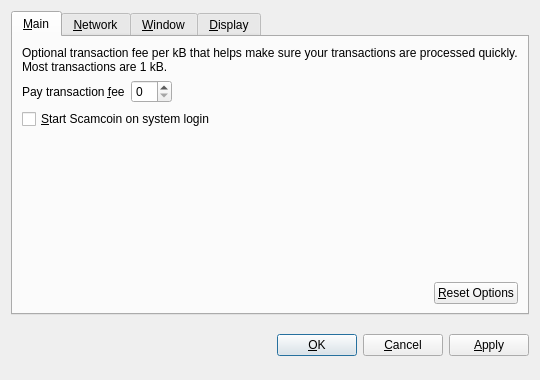
<?xml version="1.0" encoding="UTF-8"?>
<ui version="4.0">
 <class>OptionsDialog</class>
 <widget class="QDialog" name="OptionsDialog">
  <property name="geometry">
   <rect>
    <x>0</x>
    <y>0</y>
    <width>540</width>
    <height>380</height>
   </rect>
  </property>
  <property name="windowTitle">
   <string>Options</string>
  </property>
  <property name="modal">
   <bool>true</bool>
  </property>
  <layout class="QVBoxLayout" name="verticalLayout">
   <item>
    <widget class="QTabWidget" name="tabWidget">
     <property name="tabPosition">
      <enum>QTabWidget::North</enum>
     </property>
     <property name="currentIndex">
      <number>0</number>
     </property>
     <widget class="QWidget" name="tabMain">
      <attribute name="title">
       <string>&amp;Main</string>
      </attribute>
      <layout class="QVBoxLayout" name="verticalLayout_Main">
       <item>
        <widget class="QLabel" name="transactionFeeInfoLabel">
         <property name="text">
          <string>Optional transaction fee per kB that helps make sure your transactions are processed quickly. Most transactions are 1 kB.</string>
         </property>
         <property name="textFormat">
          <enum>Qt::PlainText</enum>
         </property>
         <property name="wordWrap">
          <bool>true</bool>
         </property>
        </widget>
       </item>
       <item>
        <layout class="QHBoxLayout" name="horizontalLayout_1_Main">
         <item>
          <widget class="QLabel" name="transactionFeeLabel">
           <property name="text">
            <string>Pay transaction &amp;fee</string>
           </property>
           <property name="textFormat">
            <enum>Qt::PlainText</enum>
           </property>
           <property name="buddy">
            <cstring>transactionFee</cstring>
           </property>
          </widget>
         </item>
         <item>
          <widget class="BitcoinAmountField" name="transactionFee"/>
         </item>
         <item>
          <spacer name="horizontalSpacer_1_Main">
           <property name="orientation">
            <enum>Qt::Horizontal</enum>
           </property>
           <property name="sizeHint" stdset="0">
            <size>
             <width>40</width>
             <height>20</height>
            </size>
           </property>
          </spacer>
         </item>
        </layout>
       </item>
       <item>
        <widget class="QCheckBox" name="bitcoinAtStartup">
         <property name="toolTip">
          <string>Automatically start Scamcoin after logging in to the system.</string>
         </property>
         <property name="text">
          <string>&amp;Start Scamcoin on system login</string>
         </property>
        </widget>
       </item>
       <item>
        <spacer name="verticalSpacer_Main">
         <property name="orientation">
          <enum>Qt::Vertical</enum>
         </property>
         <property name="sizeHint" stdset="0">
          <size>
           <width>20</width>
           <height>40</height>
          </size>
         </property>
        </spacer>
       </item>
       <item>
        <layout class="QHBoxLayout" name="horizontalLayout_2_Main">
         <item>
          <spacer name="horizontalSpacer_2_Main">
           <property name="orientation">
            <enum>Qt::Horizontal</enum>
           </property>
           <property name="sizeHint" stdset="0">
            <size>
             <width>40</width>
             <height>20</height>
            </size>
           </property>
          </spacer>
         </item>
         <item>
          <widget class="QPushButton" name="resetButton">
           <property name="toolTip">
            <string>Reset all client options to default.</string>
           </property>
           <property name="text">
            <string>&amp;Reset Options</string>
           </property>
           <property name="autoDefault">
            <bool>false</bool>
           </property>
          </widget>
         </item>
        </layout>
       </item>
      </layout>
     </widget>
     <widget class="QWidget" name="tabNetwork">
      <attribute name="title">
       <string>&amp;Network</string>
      </attribute>
      <layout class="QVBoxLayout" name="verticalLayout_Network">
       <item>
        <widget class="QCheckBox" name="mapPortUpnp">
         <property name="toolTip">
          <string>Automatically open the Scamcoin client port on the router. This only works when your router supports UPnP and it is enabled.</string>
         </property>
         <property name="text">
          <string>Map port using &amp;UPnP</string>
         </property>
        </widget>
       </item>
       <item>
        <widget class="QCheckBox" name="connectSocks">
         <property name="toolTip">
          <string>Connect to the Scamcoin network through a SOCKS proxy (e.g. when connecting through Tor).</string>
         </property>
         <property name="text">
          <string>&amp;Connect through SOCKS proxy:</string>
         </property>
        </widget>
       </item>
       <item>
        <layout class="QHBoxLayout" name="horizontalLayout_Network">
         <item>
          <widget class="QLabel" name="proxyIpLabel">
           <property name="text">
            <string>Proxy &amp;IP:</string>
           </property>
           <property name="textFormat">
            <enum>Qt::PlainText</enum>
           </property>
           <property name="buddy">
            <cstring>proxyIp</cstring>
           </property>
          </widget>
         </item>
         <item>
          <widget class="QValidatedLineEdit" name="proxyIp">
           <property name="maximumSize">
            <size>
             <width>140</width>
             <height>16777215</height>
            </size>
           </property>
           <property name="toolTip">
            <string>IP address of the proxy (e.g. 127.0.0.1)</string>
           </property>
          </widget>
         </item>
         <item>
          <widget class="QLabel" name="proxyPortLabel">
           <property name="text">
            <string>&amp;Port:</string>
           </property>
           <property name="textFormat">
            <enum>Qt::PlainText</enum>
           </property>
           <property name="buddy">
            <cstring>proxyPort</cstring>
           </property>
          </widget>
         </item>
         <item>
          <widget class="QLineEdit" name="proxyPort">
           <property name="maximumSize">
            <size>
             <width>55</width>
             <height>16777215</height>
            </size>
           </property>
           <property name="toolTip">
            <string>Port of the proxy (e.g. 9050)</string>
           </property>
          </widget>
         </item>
         <item>
          <widget class="QLabel" name="socksVersionLabel">
           <property name="text">
            <string>SOCKS &amp;Version:</string>
           </property>
           <property name="textFormat">
            <enum>Qt::PlainText</enum>
           </property>
           <property name="buddy">
            <cstring>socksVersion</cstring>
           </property>
          </widget>
         </item>
         <item>
          <widget class="QValueComboBox" name="socksVersion">
           <property name="toolTip">
            <string>SOCKS version of the proxy (e.g. 5)</string>
           </property>
          </widget>
         </item>
         <item>
          <spacer name="horizontalSpacer_Network">
           <property name="orientation">
            <enum>Qt::Horizontal</enum>
           </property>
           <property name="sizeHint" stdset="0">
            <size>
             <width>40</width>
             <height>20</height>
            </size>
           </property>
          </spacer>
         </item>
        </layout>
       </item>
       <item>
        <spacer name="verticalSpacer_Network">
         <property name="orientation">
          <enum>Qt::Vertical</enum>
         </property>
         <property name="sizeHint" stdset="0">
          <size>
           <width>20</width>
           <height>40</height>
          </size>
         </property>
        </spacer>
       </item>
      </layout>
     </widget>
     <widget class="QWidget" name="tabWindow">
      <attribute name="title">
       <string>&amp;Window</string>
      </attribute>
      <layout class="QVBoxLayout" name="verticalLayout_Window">
       <item>
        <widget class="QCheckBox" name="minimizeToTray">
         <property name="toolTip">
          <string>Show only a tray icon after minimizing the window.</string>
         </property>
         <property name="text">
          <string>&amp;Minimize to the tray instead of the taskbar</string>
         </property>
        </widget>
       </item>
       <item>
        <widget class="QCheckBox" name="minimizeOnClose">
         <property name="toolTip">
          <string>Minimize instead of exit the application when the window is closed. When this option is enabled, the application will be closed only after selecting Quit in the menu.</string>
         </property>
         <property name="text">
          <string>M&amp;inimize on close</string>
         </property>
        </widget>
       </item>
       <item>
        <spacer name="verticalSpacer_Window">
         <property name="orientation">
          <enum>Qt::Vertical</enum>
         </property>
         <property name="sizeHint" stdset="0">
          <size>
           <width>20</width>
           <height>40</height>
          </size>
         </property>
        </spacer>
       </item>
      </layout>
     </widget>
     <widget class="QWidget" name="tabDisplay">
      <attribute name="title">
       <string>&amp;Display</string>
      </attribute>
      <layout class="QVBoxLayout" name="verticalLayout_Display">
       <item>
        <layout class="QHBoxLayout" name="horizontalLayout_1_Display">
         <item>
          <widget class="QLabel" name="langLabel">
           <property name="text">
            <string>User Interface &amp;language:</string>
           </property>
           <property name="textFormat">
            <enum>Qt::PlainText</enum>
           </property>
           <property name="buddy">
            <cstring>lang</cstring>
           </property>
          </widget>
         </item>
         <item>
          <widget class="QValueComboBox" name="lang">
           <property name="toolTip">
            <string>The user interface language can be set here. This setting will take effect after restarting Scamcoin.</string>
           </property>
          </widget>
         </item>
        </layout>
       </item>
       <item>
        <layout class="QHBoxLayout" name="horizontalLayout_2_Display">
         <item>
          <widget class="QLabel" name="unitLabel">
           <property name="text">
            <string>&amp;Unit to show amounts in:</string>
           </property>
           <property name="textFormat">
            <enum>Qt::PlainText</enum>
           </property>
           <property name="buddy">
            <cstring>unit</cstring>
           </property>
          </widget>
         </item>
         <item>
          <widget class="QValueComboBox" name="unit">
           <property name="toolTip">
            <string>Choose the default subdivision unit to show in the interface and when sending coins.</string>
           </property>
          </widget>
         </item>
        </layout>
       </item>
       <item>
        <widget class="QCheckBox" name="displayAddresses">
         <property name="toolTip">
          <string>Whether to show Scamcoin addresses in the transaction list or not.</string>
         </property>
         <property name="text">
          <string>&amp;Display addresses in transaction list</string>
         </property>
        </widget>
       </item>
       <item>
        <widget class="QCheckBox" name="coinControlFeatures">
         <property name="toolTip">
          <string>Whether to show coin control features or not.</string>
         </property>
         <property name="text">
          <string>Display coin &amp;control features (experts only!)</string>
         </property>
        </widget>
       </item>
       <item>
        <spacer name="verticalSpacer_Display">
         <property name="orientation">
          <enum>Qt::Vertical</enum>
         </property>
         <property name="sizeHint" stdset="0">
          <size>
           <width>20</width>
           <height>40</height>
          </size>
         </property>
        </spacer>
       </item>
      </layout>
     </widget>
    </widget>
   </item>
   <item>
    <layout class="QHBoxLayout" name="horizontalLayout_Buttons">
     <item>
      <spacer name="horizontalSpacer_1">
       <property name="orientation">
        <enum>Qt::Horizontal</enum>
       </property>
       <property name="sizeHint" stdset="0">
        <size>
         <width>40</width>
         <height>48</height>
        </size>
       </property>
      </spacer>
     </item>
     <item>
      <widget class="QLabel" name="statusLabel">
       <property name="font">
        <font>
         <weight>75</weight>
         <bold>true</bold>
        </font>
       </property>
       <property name="text">
        <string/>
       </property>
       <property name="textFormat">
        <enum>Qt::PlainText</enum>
       </property>
       <property name="wordWrap">
        <bool>true</bool>
       </property>
      </widget>
     </item>
     <item>
      <spacer name="horizontalSpacer_2">
       <property name="orientation">
        <enum>Qt::Horizontal</enum>
       </property>
       <property name="sizeHint" stdset="0">
        <size>
         <width>40</width>
         <height>48</height>
        </size>
       </property>
      </spacer>
     </item>
     <item>
      <widget class="QPushButton" name="okButton">
       <property name="text">
        <string>&amp;OK</string>
       </property>
      </widget>
     </item>
     <item>
      <widget class="QPushButton" name="cancelButton">
       <property name="text">
        <string>&amp;Cancel</string>
       </property>
       <property name="autoDefault">
        <bool>false</bool>
       </property>
      </widget>
     </item>
     <item>
      <widget class="QPushButton" name="applyButton">
       <property name="text">
        <string>&amp;Apply</string>
       </property>
       <property name="autoDefault">
        <bool>false</bool>
       </property>
      </widget>
     </item>
    </layout>
   </item>
  </layout>
 </widget>
 <customwidgets>
  <customwidget>
   <class>BitcoinAmountField</class>
   <extends>QSpinBox</extends>
   <header>bitcoinamountfield.h</header>
  </customwidget>
  <customwidget>
   <class>QValueComboBox</class>
   <extends>QComboBox</extends>
   <header>qvaluecombobox.h</header>
  </customwidget>
  <customwidget>
   <class>QValidatedLineEdit</class>
   <extends>QLineEdit</extends>
   <header>qvalidatedlineedit.h</header>
  </customwidget>
 </customwidgets>
 <resources/>
 <connections/>
</ui>
